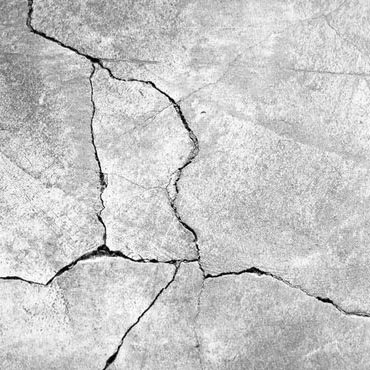
#> input picture data/sample_images/concrete-temperature-crack.jpg, 370 x 370 px
$ python experiment_hysteresis_min_area.py
#> lines starting #> are read from the running program, lines starting #| are printed output that depends on the picture; after the words box and inside, x2 and y2 are one past the last pixel; in counts of white or black regions, pixels touching at a corner belong together
### src/preprocessing.py
"""
CrackGauge - Preprocessing Pipeline (Step 1)
=============================================
Takes a raw concrete image and produces a clean binary crack mask.

Pipeline:
  Input Image
      → Grayscale
      → Gaussian Blur (noise reduction)
      → CLAHE (contrast enhancement)
      → Adaptive Thresholding
      → Morphological Cleanup
      → Crack Mask (binary)

Author: CrackGauge Team (Manish, Sachin, Ayush)
"""

import cv2
import numpy as np
import os
import sys

# Ensure UTF-8 output on Windows terminal
if hasattr(sys.stdout, 'reconfigure'):
    sys.stdout.reconfigure(encoding='utf-8', errors='replace')


def load_image(image_path: str) -> np.ndarray:
    """
    Load image from disk.
    Returns the original BGR image (as OpenCV loads it).
    """
    if not os.path.exists(image_path):
        raise FileNotFoundError(f"Image not found: {image_path}")

    img = cv2.imread(image_path)
#> img is the input picture: shape (370, 370, 3); min 0, max 255, mean 199.6
    if img is None:
        raise ValueError(f"Could not read image (unsupported format?): {image_path}")

    print(f"[OK] Loaded image: {os.path.basename(image_path)} | Shape: {img.shape}")
#| [OK] Loaded image: concrete-temperature-crack.jpg | Shape: (370, 370, 3)
    return img


def to_grayscale(img: np.ndarray) -> np.ndarray:
    """
    Convert BGR image to grayscale.
    Grayscale is all we need for crack detection — color info not needed.
    """
    gray = cv2.cvtColor(img, cv2.COLOR_BGR2GRAY)
    print(f"[OK] Grayscale conversion done | Shape: {gray.shape}")
#| [OK] Grayscale conversion done | Shape: (370, 370)
    return gray


def reduce_noise(gray: np.ndarray, ksize: int = 9) -> np.ndarray:
    """
    Apply Gaussian blur to reduce high-frequency noise.

    Args:
        gray:  Grayscale image
        ksize: Kernel size (must be odd). Higher = more blur. Default 5.

    Why Gaussian?
        Concrete surfaces have texture noise. Gaussian blur smooths it
        without destroying crack edges (unlike median blur).
    """
#> called with ksize = 9
    blurred = cv2.GaussianBlur(gray, (ksize, ksize), sigmaX=0)
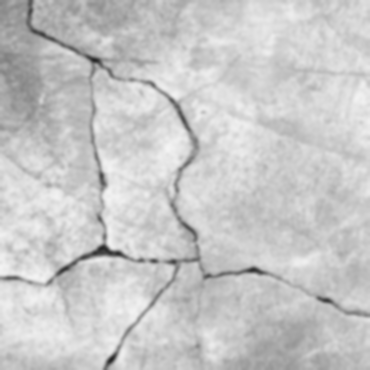
#> blurred: shape (370, 370); min 37, max 244, mean 199.6
    print(f"[OK] Gaussian blur applied (kernel={ksize}x{ksize})")
    return blurred


def enhance_contrast(gray: np.ndarray,
                     clip_limit: float = 3.0,
                     tile_grid_size: tuple = (8, 8)) -> np.ndarray:
    """
    Apply CLAHE (Contrast Limited Adaptive Histogram Equalization).

    Why CLAHE?
        Concrete images often have uneven lighting (shadows, bright spots).
        CLAHE enhances contrast locally — so cracks in dark areas become
        visible, and bright areas don't get over-amplified.

    Args:
        gray:           Grayscale input
        clip_limit:     Threshold for contrast limiting. Higher = more contrast.
        tile_grid_size: Size of grid for local histogram equalization.
    """
#> called with clip_limit = 3, tile_grid_size = (8, 8)
    clahe = cv2.createCLAHE(clipLimit=clip_limit, tileGridSize=tile_grid_size)
    enhanced = clahe.apply(gray)
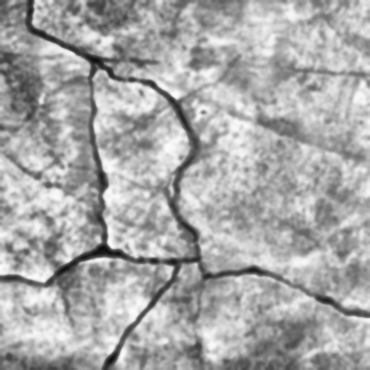
#> enhanced: shape (370, 370); min 12, max 251, mean 168.6
    print(f"[OK] CLAHE contrast enhancement done (clip={clip_limit})")
    return enhanced


def adaptive_threshold(enhanced: np.ndarray,
                       block_size: int = 21,
                       C: int = 5) -> np.ndarray:
    """
    Apply Adaptive Thresholding to binarize the image.

    Why Adaptive (not Global)?
        Global thresholding fails when lighting is uneven across the image.
        Adaptive thresholding computes a LOCAL threshold for each pixel's
        neighborhood — much better for real-world concrete images.

    Args:
        enhanced:   Contrast-enhanced grayscale image
        block_size: Size of local neighborhood (must be odd). Default 11.
        C:          Constant subtracted from mean. Helps fine-tune.

    Returns:
        Binary image where cracks appear as WHITE (255) on BLACK (0).
        Note: cv2 adaptive threshold gives dark=crack initially, so we invert.
    """
#> called with block_size = 21, C = 5
    # THRESH_BINARY_INV makes cracks WHITE (bright areas = non-crack → black)
    binary = cv2.adaptiveThreshold(
        enhanced,
        maxValue=255,
        adaptiveMethod=cv2.ADAPTIVE_THRESH_GAUSSIAN_C,
        thresholdType=cv2.THRESH_BINARY_INV,
        blockSize=block_size,
        C=C
    )
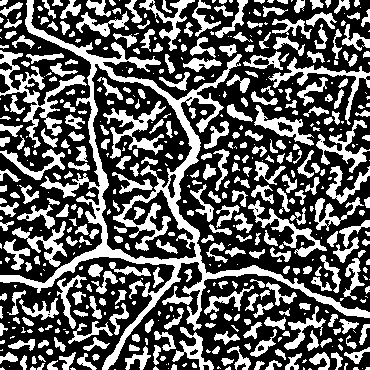
#> binary: shape (370, 370); 37.2% white; 529 white regions (197 under 20 px), largest, box (x1, y1, x2, y2) and area: (0, 0, 370, 370) 10928, (0, 50, 87, 148) 1752, (103, 101, 166, 159) 1100
    print(f"[OK] Adaptive thresholding done (block={block_size}, C={C})")
    return binary


def morphological_cleanup(binary: np.ndarray) -> np.ndarray:
    """
    Clean up the binary mask using morphological operations.

    Steps:
        1. Opening (erosion → dilation): Removes small noise dots (pepper noise)
        2. Closing (dilation → erosion): Fills tiny gaps in crack regions
        3. Remove small connected components (area filter)

    Why?
        After thresholding, there are many small white blobs that are NOT cracks
        (surface texture, dust, stains). We remove them here.
    """
    # Step 1: Opening — remove isolated noise pixels
    kernel_open = cv2.getStructuringElement(cv2.MORPH_RECT, (3, 3))  # small: removes noise dots
    opened = cv2.morphologyEx(binary, cv2.MORPH_OPEN, kernel_open, iterations=2)
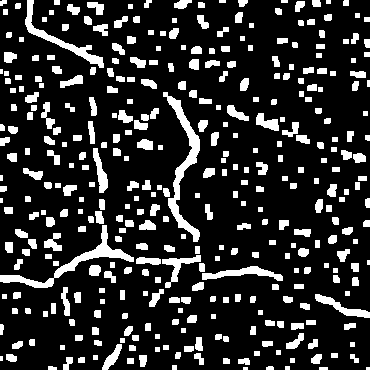
#> opened: shape (370, 370); 17.7% white; 369 white regions (7 under 20 px), largest, box (x1, y1, x2, y2) and area: (163, 92, 200, 242) 1338, (0, 225, 134, 288) 1189, (25, 0, 104, 68) 794

    # Step 2: Closing — fill small gaps within crack
    kernel_close = cv2.getStructuringElement(cv2.MORPH_RECT, (7, 7))  # larger: fills gaps in crack
    closed = cv2.morphologyEx(opened, cv2.MORPH_CLOSE, kernel_close, iterations=1)
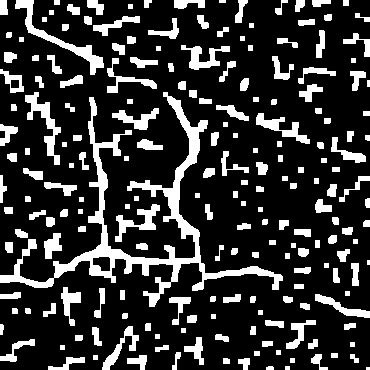
#> closed: shape (370, 370); 20.2% white; 204 white regions (2 under 20 px), largest, box (x1, y1, x2, y2) and area: (0, 92, 283, 307) 6882, (15, 0, 104, 75) 991, (25, 92, 61, 165) 750

    # Step 3: Remove small connected components (area < min_area are noise)
    mask = _remove_small_components(closed, min_area=300)  # 300px² is roughly a 17x17 region

    print(f"[OK] Morphological cleanup done")
    return mask


def _remove_small_components(binary: np.ndarray, min_area: int = 100) -> np.ndarray:
    """
    Remove connected components (blobs) smaller than min_area pixels.
    These are almost always noise, not actual cracks.
    """
#> called with min_area = 300
    # Find all connected components
    num_labels, labels, stats, _ = cv2.connectedComponentsWithStats(binary, connectivity=8)
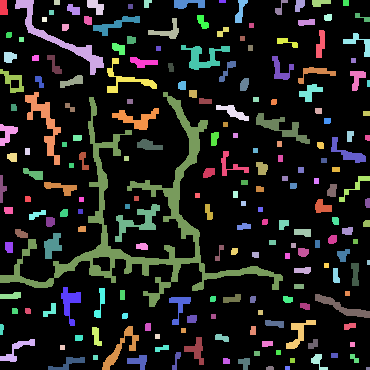
#> labels: shape (370, 370) int32; 205 distinct labels, from 0 to 204; one colour per label, 0 black
#> num_labels = 205; stats = 205 rows, first 6: [0, 0, 370, 370, 109257], [0, 0, 8, 15, 111], [15, 0, 89, 75, 991], [54, 0, 6, 5, 30], [87, 0, 17, 15, 162], [144, 0, 8, 8, 49]

    # Create output mask
    output = np.zeros_like(binary)

    # Keep components with area >= min_area (label 0 = background, skip it)
    kept = 0
    for label in range(1, num_labels):
        area = stats[label, cv2.CC_STAT_AREA]
        if area >= min_area:
            output[labels == label] = 255
            kept += 1
#> this loop made 204 passes
#> area on passes 1 to 8: 111, 991, 30, 162, 49, 199, 21, 151
#> (the rest of the program and of its run is left out)
